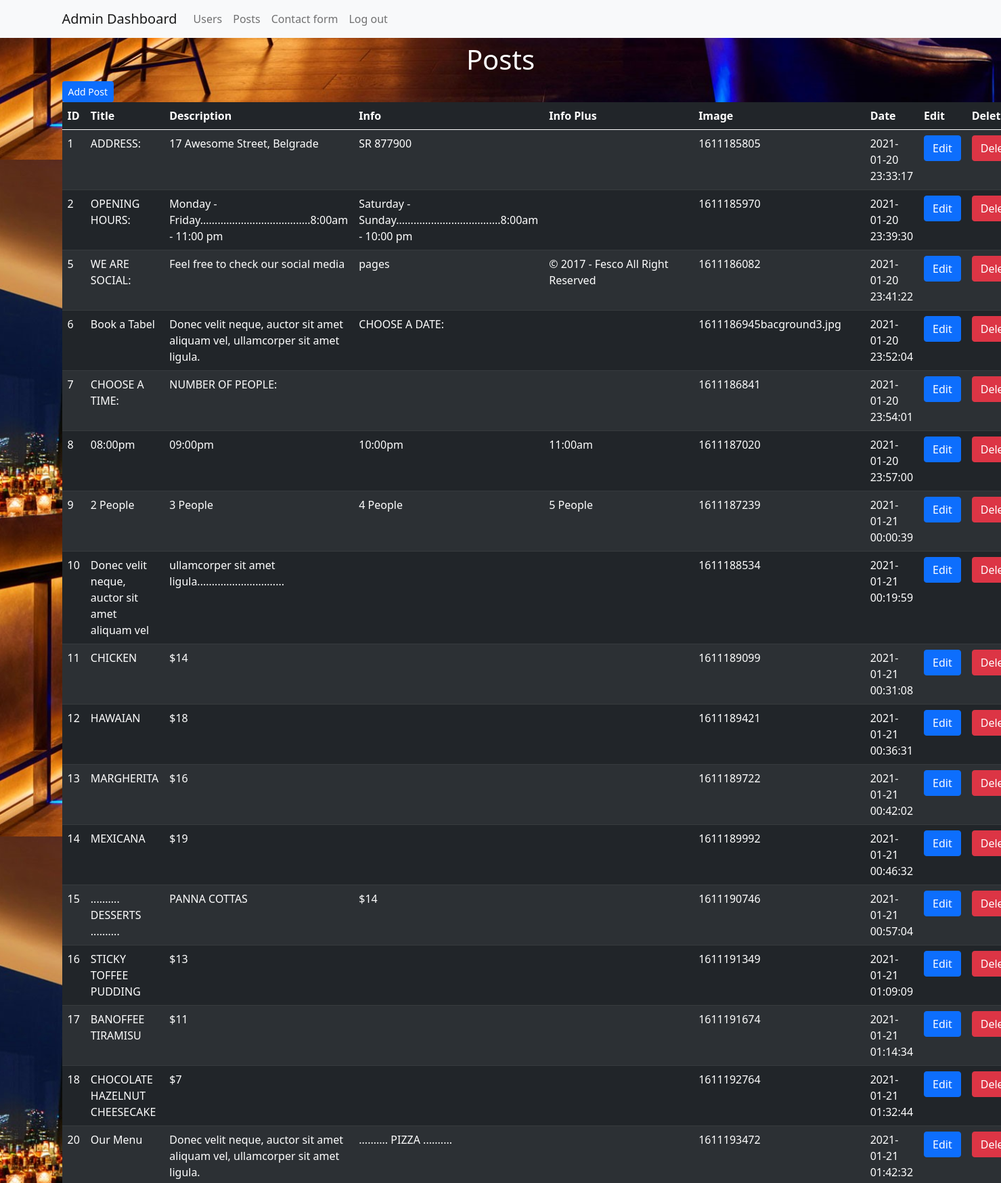
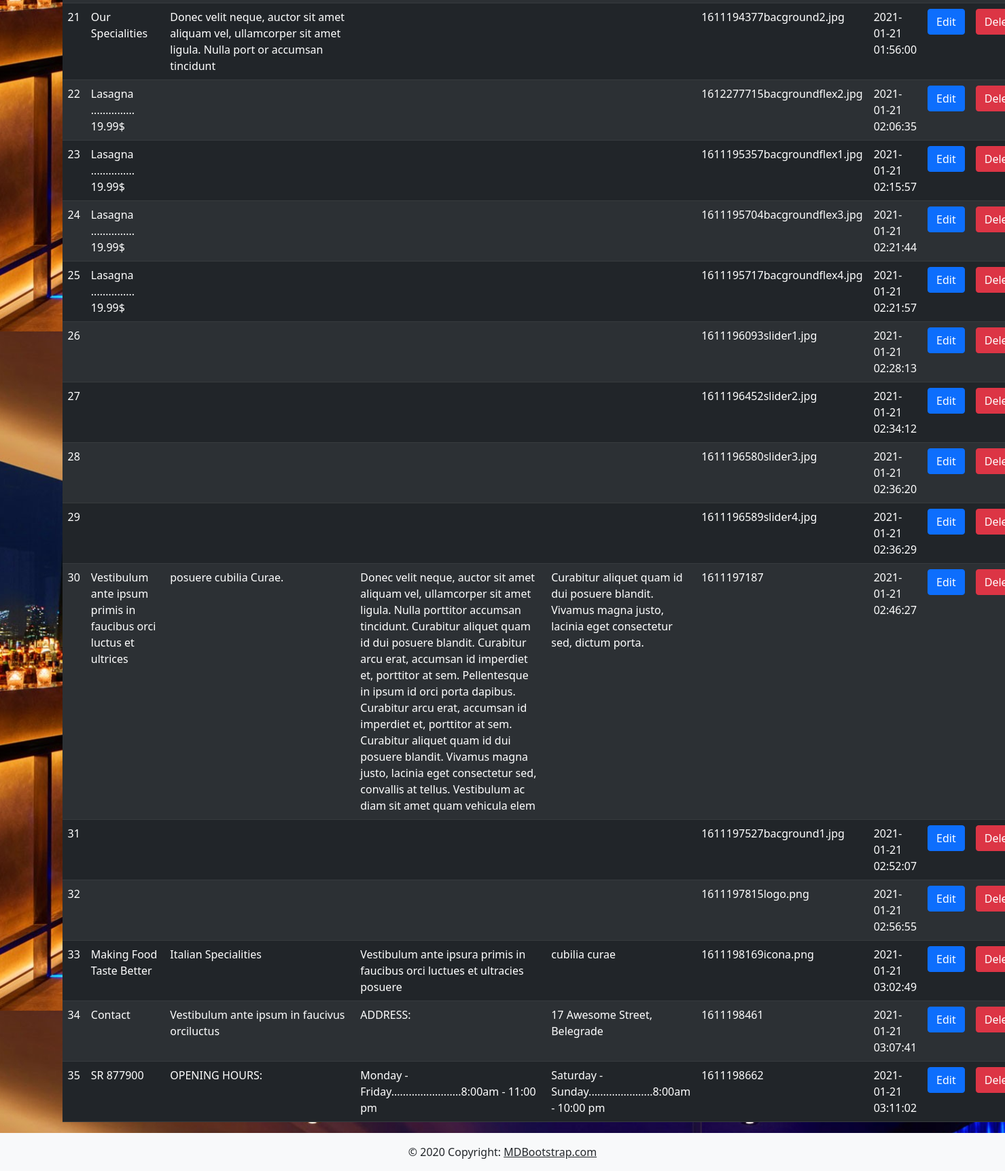
Screenshot of /admin/index.php?page=posts (signed in) with the database file from the repository (2 pictures, top to bottom).
### tables this page shows
CREATE TABLE `posts` (
  `post_id` int(11) NOT NULL,
  `title` varchar(500) NOT NULL,
  `description` varchar(500) NOT NULL,
  `info` varchar(500) NOT NULL,
  `info_plus` varchar(500) NOT NULL,
  `image` varchar(500) DEFAULT NULL,
  `date_add` timestamp NOT NULL DEFAULT current_timestamp()
);

### admin/posts.php (the view, shortened to what this page needs)
<?php
    $query = $pdo->query('SELECT * FROM posts');
    $posts = $query->fetchAll();
?>
<!DOCTYPE html>
<html lang="en">
<head>
    <link rel="stylesheet" href="../css/bacground2.css">
</head>
<body>
<div class="mt-2">
    <div class="container">
        <h1 style="color: white; text-align:center;">Posts</h1>
        <a href="index.php?page=add_post" class="btn btn-sm btn-primary">Add Post</a>
        <table class="table table-striped table-dark">
            <thead>
                <tr>
                    <th scope="col">ID</th>
                    <th scope="col">Title</th>
                    <th scope="col">Description</th>
                    <th scope="col">Info</th>
                    <th scope="col">Info Plus</th>
                    <th scope="col">Image</th>
                    <th scope="col">Date</th>
                    <th scope="col">Edit</th>
                    <th scope="col">Delete</th>
                </tr>
            </thead>
            <tbody>
                <?php foreach ($posts as $post) : ?>
                    <tr>
                        <td><?php echo $post['post_id']; ?></td>
                        <td><?php echo $post['title']; ?></td>
                        <td><?php echo $post['description']; ?></td>
                        <td><?php echo $post['info']; ?></td>
                        <td><?php echo $post['info_plus']; ?></td>
                        <td><?php echo $post['image']; ?></td>
                        <td><?php echo $post['date_add']; ?></td>
                        <td><a href="index.php?page=edit_post&id=<?php echo $post['post_id']; ?>" class="btn btn-primary">Edit</a></td>
                        <td><a href="index.php?page=delete_post&id=<?php echo $post['post_id']; ?>" class="btn btn-danger">Delete</a></td>
                    </tr>
                <?php endforeach; ?>
            </tbody>
        </table>
    </div>
</div>
</body>
<html>
<?php
    include 'includes/footer.php';
?>

### admin/index.php (shortened to what this page needs)
<?php
    if(isset($_SESSION['permission'])) {
?>
    <!DOCTYPE html>
    <html lang="en">
    <head>
        <link href="https://cdn.jsdelivr.net/npm/bootstrap@5.0.0-beta1/dist/css/bootstrap.min.css" rel="stylesheet">
    </head>
    <body>
        <?php
            include "includes/header.php";
        ?>
        <?php
         switch(@$_GET['page']){
                case 'posts';
                    include 'posts.php';
                    break;
            }
        ?>
    </body>
    </html>
<?php
    } else {
        header('Location: login.php');
    }
?>

### admin/includes/header.php (shortened to what this page needs)
<nav class="navbar navbar-expand-lg navbar-light bg-light">
<div class="container">
  <a class="navbar-brand" href="#">Admin Dashboard</a>
  <div class="collapse navbar-collapse" id="navbarSupportedContent">
    <ul class="navbar-nav mr-auto">
      <li class="nav-item">
        <a class="nav-link" href="index.php?page=users">Users</a>
      </li>
      <li class="nav-item">
        <a class="nav-link" href="index.php?page=posts">Posts</a>
      </li>
      <li class="nav-item">
        <a class="nav-link" href="index.php?page=contacts">Contact form</a>
      </li>
      <li class="nav-item">
        <a class="nav-link" href="login.php">Log out</a>
      </li>
    <ul>
  </div>
</div>
</nav>

### admin/includes/footer.php
<footer class="bg-light text-center text-lg-start">
  <div class="text-center p-3">
    © 2020 Copyright:
    <a class="text-dark" href="https://mdbootstrap.com/">MDBootstrap.com</a>
  </div>
</footer>

### css/bacground2.css (style rules this page uses)
body { background-image: url(../img/homepage.jpg); background-position: center; background-repeat: no-repeat; background-size: 2000px 1000px; background-position: center; background-repeat: repeat; }

### rows the page displays
posts: post_id "1", title "ADDRESS:", description "17 Awesome Street, Belgrade", info "SR 877900", image "1611185805", date_add "2021-01-20 23:33:17"
posts: post_id "2", title "OPENING HOURS:", description "Monday - Friday......................................8:00am - 11:00 pm", info "Saturday - Sunday....................................8:00am - 10:00 pm", image "1611185970", date_add "2021-01-20 23:39:30"
posts: post_id "5", title "WE ARE SOCIAL:", description "Feel free to check our social media", info "pages", info_plus "© 2017 - Fesco All Right Reserved", image "1611186082", date_add "2021-01-20 23:41:22"
posts: post_id "6", title "Book a Tabel", description "Donec velit neque, auctor sit amet aliquam vel, ullamcorper sit amet ligula.", info "CHOOSE A DATE:", image "1611186945bacground3.jpg", date_add "2021-01-20 23:52:04"
posts: post_id "7", title "CHOOSE A TIME:", description "NUMBER OF PEOPLE:", image "1611186841", date_add "2021-01-20 23:54:01"
posts: post_id "8", title "08:00pm", description "09:00pm", info "10:00pm", info_plus "11:00am", image "1611187020", date_add "2021-01-20 23:57:00"
posts: post_id "9", title "2 People", description "3 People", info "4 People", info_plus "5 People", image "1611187239", date_add "2021-01-21 00:00:39"
posts: post_id "10", title "Donec velit neque, auctor sit amet aliquam vel", description "ullamcorper sit amet ligula..............................", image "1611188534", date_add "2021-01-21 00:19:59"
posts: post_id "11", title "CHICKEN", description "$14", image "1611189099", date_add "2021-01-21 00:31:08"
posts: post_id "12", title "HAWAIAN", description "$18", image "1611189421", date_add "2021-01-21 00:36:31"
posts: post_id "13", title "MARGHERITA", description "$16", image "1611189722", date_add "2021-01-21 00:42:02"
posts: post_id "14", title "MEXICANA", description "$19", image "1611189992", date_add "2021-01-21 00:46:32"
posts: post_id "15", title ".......... DESSERTS ..........", description "PANNA COTTAS", info "$14", image "1611190746", date_add "2021-01-21 00:57:04"
posts: post_id "16", title "STICKY TOFFEE PUDDING", description "$13", image "1611191349", date_add "2021-01-21 01:09:09"
posts: post_id "17", title "BANOFFEE TIRAMISU", description "$11", image "1611191674", date_add "2021-01-21 01:14:34"
posts: post_id "18", title "CHOCOLATE HAZELNUT CHEESECAKE", description "$7", image "1611192764", date_add "2021-01-21 01:32:44"
posts: post_id "20", title "Our Menu", description "Donec velit neque, auctor sit amet aliquam vel, ullamcorper sit amet ligula.", info ".......... PIZZA ..........", image "1611193472", date_add "2021-01-21 01:42:32"
posts: post_id "21", title "Our Specialities", description "Donec velit neque, auctor sit amet aliquam vel, ullamcorper sit amet ligula. Nulla port or accumsan tincidunt", image "1611194377bacground2.jpg", date_add "2021-01-21 01:56:00"
posts: post_id "22", title "Lasagna ............... 19.99$", image "1612277715bacgroundflex2.jpg", date_add "2021-01-21 02:06:35"
posts: post_id "23", title "Lasagna ............... 19.99$", image "1611195357bacgroundflex1.jpg", date_add "2021-01-21 02:15:57"
posts: post_id "24", title "Lasagna ............... 19.99$", image "1611195704bacgroundflex3.jpg", date_add "2021-01-21 02:21:44"
posts: post_id "25", title "Lasagna ............... 19.99$", image "1611195717bacgroundflex4.jpg", date_add "2021-01-21 02:21:57"
posts: post_id "26", image "1611196093slider1.jpg", date_add "2021-01-21 02:28:13"
posts: post_id "27", image "1611196452slider2.jpg", date_add "2021-01-21 02:34:12"
posts: post_id "28", image "1611196580slider3.jpg", date_add "2021-01-21 02:36:20"
posts: post_id "29", image "1611196589slider4.jpg", date_add "2021-01-21 02:36:29"
posts: post_id "30", title "Vestibulum ante ipsum primis in faucibus orci luctus et ultrices", description "posuere cubilia Curae.", info "Donec velit neque, auctor sit amet aliquam vel, ullamcorper sit amet ligula. Nulla porttitor accumsan tincidunt. Curabitur aliquet quam id dui posuere blandit. Curabitur arcu erat, accumsan id imperdiet et, porttitor at sem. Pellentesque in ipsum id orci porta dapibus. Curabitur arcu erat, accumsan id imperdiet et, porttitor at sem. Curabitur aliquet quam id dui posuere blandit. Vivamus magna justo, lacinia eget consectetur sed, convallis at tellus. Vestibulum ac diam sit amet quam vehicula elem", info_plus "Curabitur aliquet quam id dui posuere blandit. Vivamus magna justo, lacinia eget consectetur sed, dictum porta.", image "1611197187", date_add "2021-01-21 02:46:27"
posts: post_id "31", image "1611197527bacground1.jpg", date_add "2021-01-21 02:52:07"
posts: post_id "32", image "1611197815logo.png", date_add "2021-01-21 02:56:55"
posts: post_id "33", title "Making Food Taste Better", description "Italian Specialities", info "Vestibulum ante ipsura primis in faucibus orci luctues et ultracies posuere", info_plus "cubilia curae", image "1611198169icona.png", date_add "2021-01-21 03:02:49"
posts: post_id "34", title "Contact", description "Vestibulum ante ipsum in faucivus orciluctus", info "ADDRESS:", info_plus "17 Awesome Street, Belegrade", image "1611198461", date_add "2021-01-21 03:07:41"
posts: post_id "35", title "SR 877900", description "OPENING HOURS:", info "Monday - Friday........................8:00am - 11:00 pm", info_plus "Saturday - Sunday......................8:00am - 10:00 pm", image "1611198662", date_add "2021-01-21 03:11:02"
